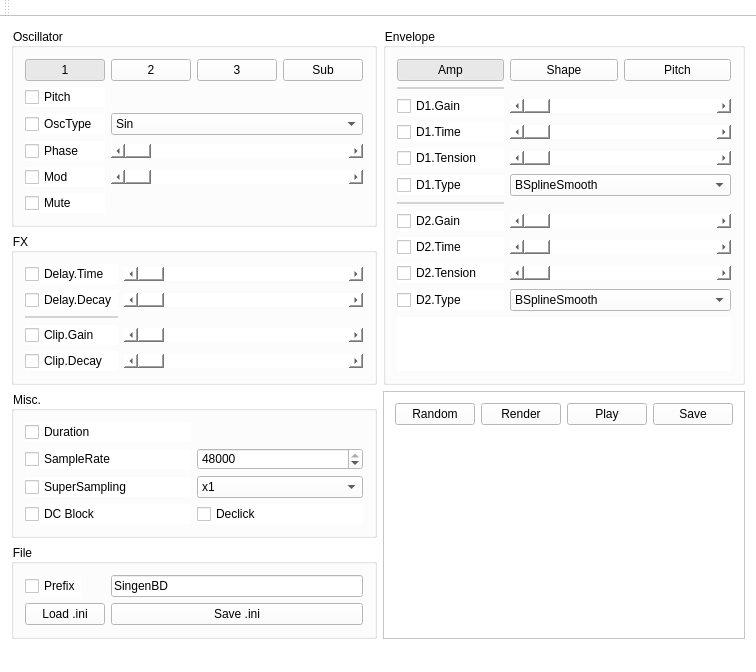
<?xml version="1.0" encoding="UTF-8"?>
<ui version="4.0">
 <class>MainWindow</class>
 <widget class="QMainWindow" name="MainWindow">
  <property name="geometry">
   <rect>
    <x>0</x>
    <y>0</y>
    <width>700</width>
    <height>585</height>
   </rect>
  </property>
  <property name="windowTitle">
   <string>SingenBD</string>
  </property>
  <property name="styleSheet">
   <string notr="true">background-color: rgb(255, 255, 255);</string>
  </property>
  <widget class="QWidget" name="centralWidget">
   <layout class="QGridLayout" name="gridLayout_2">
    <item row="4" column="0">
     <widget class="QGroupBox" name="groupBoxFile">
      <property name="sizePolicy">
       <sizepolicy hsizetype="Expanding" vsizetype="Preferred">
        <horstretch>0</horstretch>
        <verstretch>0</verstretch>
       </sizepolicy>
      </property>
      <property name="title">
       <string>File</string>
      </property>
      <layout class="QGridLayout" name="gridLayout_10">
       <item row="0" column="0">
        <widget class="QCheckBox" name="checkBoxFilePrefix">
         <property name="text">
          <string>Prefix</string>
         </property>
         <property name="checkable">
          <bool>true</bool>
         </property>
        </widget>
       </item>
       <item row="1" column="2">
        <widget class="QPushButton" name="pushButtonSaveIni">
         <property name="text">
          <string>Save .ini</string>
         </property>
        </widget>
       </item>
       <item row="1" column="0" colspan="2">
        <widget class="QPushButton" name="pushButtonLoadIni">
         <property name="sizePolicy">
          <sizepolicy hsizetype="Minimum" vsizetype="Fixed">
           <horstretch>0</horstretch>
           <verstretch>0</verstretch>
          </sizepolicy>
         </property>
         <property name="text">
          <string>Load .ini</string>
         </property>
        </widget>
       </item>
       <item row="0" column="2">
        <widget class="QLineEdit" name="lineEditFilePrefix">
         <property name="sizePolicy">
          <sizepolicy hsizetype="Expanding" vsizetype="Fixed">
           <horstretch>0</horstretch>
           <verstretch>0</verstretch>
          </sizepolicy>
         </property>
         <property name="text">
          <string>SingenBD</string>
         </property>
        </widget>
       </item>
      </layout>
     </widget>
    </item>
    <item row="3" column="0">
     <widget class="QGroupBox" name="groupBoxMisc">
      <property name="sizePolicy">
       <sizepolicy hsizetype="Expanding" vsizetype="Preferred">
        <horstretch>0</horstretch>
        <verstretch>0</verstretch>
       </sizepolicy>
      </property>
      <property name="title">
       <string>Misc.</string>
      </property>
      <layout class="QGridLayout" name="gridLayout_8">
       <item row="0" column="0">
        <widget class="QCheckBox" name="checkBoxDuration">
         <property name="text">
          <string>Duration</string>
         </property>
        </widget>
       </item>
       <item row="0" column="1">
        <widget class="Counter" name="counterDuration">
         <property name="sizePolicy">
          <sizepolicy hsizetype="Preferred" vsizetype="Fixed">
           <horstretch>0</horstretch>
           <verstretch>0</verstretch>
          </sizepolicy>
         </property>
         <property name="font">
          <font>
           <family>DejaVu Sans Mono</family>
           <pointsize>16</pointsize>
          </font>
         </property>
         <property name="focusPolicy">
          <enum>Qt::StrongFocus</enum>
         </property>
         <property name="contextMenuPolicy">
          <enum>Qt::ActionsContextMenu</enum>
         </property>
         <property name="Value">
          <double>0.160000000000000</double>
         </property>
         <property name="Minimum">
          <double>0.001000000000000</double>
         </property>
         <property name="Maximum">
          <double>4.000000000000000</double>
         </property>
         <property name="lowerDigits">
          <number>3</number>
         </property>
         <property name="upperDigits">
          <number>1</number>
         </property>
        </widget>
       </item>
       <item row="1" column="0">
        <widget class="QCheckBox" name="checkBoxSampleRate">
         <property name="text">
          <string>SampleRate</string>
         </property>
        </widget>
       </item>
       <item row="1" column="1">
        <widget class="QSpinBox" name="spinBoxSampleRate">
         <property name="minimum">
          <number>100</number>
         </property>
         <property name="maximum">
          <number>48000</number>
         </property>
         <property name="singleStep">
          <number>48000</number>
         </property>
         <property name="value">
          <number>48000</number>
         </property>
        </widget>
       </item>
       <item row="2" column="0">
        <widget class="QCheckBox" name="checkBoxSuperSampling">
         <property name="text">
          <string>SuperSampling</string>
         </property>
        </widget>
       </item>
       <item row="2" column="1">
        <widget class="QComboBox" name="comboBoxSuperSampling">
         <item>
          <property name="text">
           <string>x1</string>
          </property>
         </item>
         <item>
          <property name="text">
           <string>x8</string>
          </property>
         </item>
         <item>
          <property name="text">
           <string>x32</string>
          </property>
         </item>
         <item>
          <property name="text">
           <string>x128</string>
          </property>
         </item>
        </widget>
       </item>
       <item row="3" column="0">
        <widget class="QCheckBox" name="checkBoxDcBlock">
         <property name="text">
          <string>DC Block</string>
         </property>
        </widget>
       </item>
       <item row="3" column="1">
        <widget class="QCheckBox" name="checkBoxDeclick">
         <property name="text">
          <string>Declick</string>
         </property>
        </widget>
       </item>
      </layout>
     </widget>
    </item>
    <item row="3" column="1" rowspan="2">
     <widget class="QFrame" name="frameWaveform">
      <property name="sizePolicy">
       <sizepolicy hsizetype="Expanding" vsizetype="Preferred">
        <horstretch>0</horstretch>
        <verstretch>0</verstretch>
       </sizepolicy>
      </property>
      <property name="frameShape">
       <enum>QFrame::StyledPanel</enum>
      </property>
      <property name="frameShadow">
       <enum>QFrame::Plain</enum>
      </property>
      <property name="lineWidth">
       <number>2</number>
      </property>
      <layout class="QGridLayout" name="gridLayout">
       <item row="2" column="0" colspan="4">
        <widget class="Waveform" name="waveformMain">
         <property name="sizePolicy">
          <sizepolicy hsizetype="Preferred" vsizetype="Preferred">
           <horstretch>0</horstretch>
           <verstretch>0</verstretch>
          </sizepolicy>
         </property>
        </widget>
       </item>
       <item row="1" column="1">
        <widget class="QPushButton" name="pushButtonRender">
         <property name="text">
          <string>Render</string>
         </property>
        </widget>
       </item>
       <item row="1" column="2">
        <widget class="QPushButton" name="pushButtonPlay">
         <property name="text">
          <string>Play</string>
         </property>
        </widget>
       </item>
       <item row="1" column="3">
        <widget class="QPushButton" name="pushButtonSave">
         <property name="text">
          <string>Save</string>
         </property>
        </widget>
       </item>
       <item row="1" column="0">
        <widget class="QPushButton" name="pushButtonRandom">
         <property name="text">
          <string>Random</string>
         </property>
        </widget>
       </item>
      </layout>
     </widget>
    </item>
    <item row="0" column="0" rowspan="2">
     <widget class="QGroupBox" name="groupBoxOscillator">
      <property name="sizePolicy">
       <sizepolicy hsizetype="Expanding" vsizetype="Preferred">
        <horstretch>0</horstretch>
        <verstretch>0</verstretch>
       </sizepolicy>
      </property>
      <property name="title">
       <string>Oscillator</string>
      </property>
      <layout class="QGridLayout" name="gridLayout_4">
       <item row="3" column="0">
        <widget class="QCheckBox" name="checkBoxPhase">
         <property name="text">
          <string>Phase</string>
         </property>
        </widget>
       </item>
       <item row="0" column="0">
        <widget class="QPushButton" name="pushButtonOscillator1">
         <property name="contextMenuPolicy">
          <enum>Qt::ActionsContextMenu</enum>
         </property>
         <property name="text">
          <string>1</string>
         </property>
         <property name="checkable">
          <bool>true</bool>
         </property>
         <property name="checked">
          <bool>true</bool>
         </property>
         <property name="autoExclusive">
          <bool>true</bool>
         </property>
        </widget>
       </item>
       <item row="0" column="1">
        <widget class="QPushButton" name="pushButtonOscillator2">
         <property name="contextMenuPolicy">
          <enum>Qt::ActionsContextMenu</enum>
         </property>
         <property name="text">
          <string>2</string>
         </property>
         <property name="checkable">
          <bool>true</bool>
         </property>
         <property name="autoExclusive">
          <bool>true</bool>
         </property>
        </widget>
       </item>
       <item row="0" column="2">
        <widget class="QPushButton" name="pushButtonOscillator3">
         <property name="contextMenuPolicy">
          <enum>Qt::ActionsContextMenu</enum>
         </property>
         <property name="text">
          <string>3</string>
         </property>
         <property name="checkable">
          <bool>true</bool>
         </property>
         <property name="autoExclusive">
          <bool>true</bool>
         </property>
        </widget>
       </item>
       <item row="1" column="0">
        <widget class="QCheckBox" name="checkBoxPitch">
         <property name="text">
          <string>Pitch</string>
         </property>
        </widget>
       </item>
       <item row="4" column="0">
        <widget class="QCheckBox" name="checkBoxModulation">
         <property name="text">
          <string>Mod</string>
         </property>
        </widget>
       </item>
       <item row="2" column="0">
        <widget class="QCheckBox" name="checkBoxOscType">
         <property name="text">
          <string>OscType</string>
         </property>
        </widget>
       </item>
       <item row="1" column="1" colspan="3">
        <widget class="Counter" name="counterPitch">
         <property name="sizePolicy">
          <sizepolicy hsizetype="Preferred" vsizetype="Fixed">
           <horstretch>0</horstretch>
           <verstretch>0</verstretch>
          </sizepolicy>
         </property>
         <property name="font">
          <font>
           <family>DejaVu Sans Mono</family>
           <pointsize>16</pointsize>
          </font>
         </property>
         <property name="focusPolicy">
          <enum>Qt::StrongFocus</enum>
         </property>
         <property name="contextMenuPolicy">
          <enum>Qt::ActionsContextMenu</enum>
         </property>
         <property name="Maximum">
          <double>128.000000000000000</double>
         </property>
         <property name="upperDigits">
          <number>3</number>
         </property>
        </widget>
       </item>
       <item row="4" column="1" colspan="3">
        <widget class="QScrollBar" name="horizontalScrollBarMod">
         <property name="sizePolicy">
          <sizepolicy hsizetype="Expanding" vsizetype="Fixed">
           <horstretch>0</horstretch>
           <verstretch>0</verstretch>
          </sizepolicy>
         </property>
         <property name="focusPolicy">
          <enum>Qt::StrongFocus</enum>
         </property>
         <property name="contextMenuPolicy">
          <enum>Qt::ActionsContextMenu</enum>
         </property>
         <property name="maximum">
          <number>255</number>
         </property>
         <property name="pageStep">
          <number>1</number>
         </property>
         <property name="orientation">
          <enum>Qt::Horizontal</enum>
         </property>
        </widget>
       </item>
       <item row="2" column="1" colspan="3">
        <widget class="QComboBox" name="comboBoxOscType">
         <item>
          <property name="text">
           <string>Sin</string>
          </property>
         </item>
         <item>
          <property name="text">
           <string>Saw</string>
          </property>
         </item>
         <item>
          <property name="text">
           <string>Square</string>
          </property>
         </item>
        </widget>
       </item>
       <item row="3" column="1" colspan="3">
        <widget class="QScrollBar" name="horizontalScrollBarPhase">
         <property name="sizePolicy">
          <sizepolicy hsizetype="Expanding" vsizetype="Fixed">
           <horstretch>0</horstretch>
           <verstretch>0</verstretch>
          </sizepolicy>
         </property>
         <property name="minimumSize">
          <size>
           <width>0</width>
           <height>0</height>
          </size>
         </property>
         <property name="focusPolicy">
          <enum>Qt::StrongFocus</enum>
         </property>
         <property name="contextMenuPolicy">
          <enum>Qt::ActionsContextMenu</enum>
         </property>
         <property name="maximum">
          <number>255</number>
         </property>
         <property name="pageStep">
          <number>1</number>
         </property>
         <property name="orientation">
          <enum>Qt::Horizontal</enum>
         </property>
         <property name="invertedControls">
          <bool>true</bool>
         </property>
        </widget>
       </item>
       <item row="5" column="0">
        <widget class="QCheckBox" name="checkBoxMute">
         <property name="text">
          <string>Mute</string>
         </property>
        </widget>
       </item>
       <item row="0" column="3">
        <widget class="QPushButton" name="pushButtonOscillatorSub">
         <property name="text">
          <string>Sub</string>
         </property>
         <property name="checkable">
          <bool>true</bool>
         </property>
         <property name="autoExclusive">
          <bool>true</bool>
         </property>
        </widget>
       </item>
      </layout>
     </widget>
    </item>
    <item row="2" column="0">
     <widget class="QGroupBox" name="groupBox">
      <property name="title">
       <string>FX</string>
      </property>
      <layout class="QGridLayout" name="gridLayout_3">
       <item row="0" column="0">
        <widget class="QCheckBox" name="checkBoxDelayTime">
         <property name="text">
          <string>Delay.Time</string>
         </property>
        </widget>
       </item>
       <item row="0" column="1">
        <widget class="QScrollBar" name="horizontalScrollBarDelayTime">
         <property name="sizePolicy">
          <sizepolicy hsizetype="Expanding" vsizetype="Fixed">
           <horstretch>0</horstretch>
           <verstretch>0</verstretch>
          </sizepolicy>
         </property>
         <property name="minimumSize">
          <size>
           <width>0</width>
           <height>0</height>
          </size>
         </property>
         <property name="focusPolicy">
          <enum>Qt::StrongFocus</enum>
         </property>
         <property name="contextMenuPolicy">
          <enum>Qt::ActionsContextMenu</enum>
         </property>
         <property name="maximum">
          <number>65535</number>
         </property>
         <property name="pageStep">
          <number>1</number>
         </property>
         <property name="orientation">
          <enum>Qt::Horizontal</enum>
         </property>
         <property name="invertedControls">
          <bool>true</bool>
         </property>
        </widget>
       </item>
       <item row="1" column="0">
        <widget class="QCheckBox" name="checkBoxDelayDecay">
         <property name="text">
          <string>Delay.Decay</string>
         </property>
        </widget>
       </item>
       <item row="1" column="1">
        <widget class="QScrollBar" name="horizontalScrollBarDelayDecay">
         <property name="sizePolicy">
          <sizepolicy hsizetype="Expanding" vsizetype="Fixed">
           <horstretch>0</horstretch>
           <verstretch>0</verstretch>
          </sizepolicy>
         </property>
         <property name="minimumSize">
          <size>
           <width>0</width>
           <height>0</height>
          </size>
         </property>
         <property name="focusPolicy">
          <enum>Qt::StrongFocus</enum>
         </property>
         <property name="contextMenuPolicy">
          <enum>Qt::ActionsContextMenu</enum>
         </property>
         <property name="maximum">
          <number>255</number>
         </property>
         <property name="pageStep">
          <number>1</number>
         </property>
         <property name="orientation">
          <enum>Qt::Horizontal</enum>
         </property>
         <property name="invertedControls">
          <bool>true</bool>
         </property>
        </widget>
       </item>
       <item row="2" column="0">
        <widget class="Line" name="line_5">
         <property name="styleSheet">
          <string notr="true">color: rgb(212, 212, 212);</string>
         </property>
         <property name="frameShadow">
          <enum>QFrame::Plain</enum>
         </property>
         <property name="lineWidth">
          <number>2</number>
         </property>
         <property name="orientation">
          <enum>Qt::Horizontal</enum>
         </property>
        </widget>
       </item>
       <item row="3" column="0">
        <widget class="QCheckBox" name="checkBoxClipGain">
         <property name="text">
          <string>Clip.Gain</string>
         </property>
        </widget>
       </item>
       <item row="3" column="1">
        <widget class="QScrollBar" name="horizontalScrollBarClipGain">
         <property name="sizePolicy">
          <sizepolicy hsizetype="Expanding" vsizetype="Fixed">
           <horstretch>0</horstretch>
           <verstretch>0</verstretch>
          </sizepolicy>
         </property>
         <property name="minimumSize">
          <size>
           <width>0</width>
           <height>0</height>
          </size>
         </property>
         <property name="focusPolicy">
          <enum>Qt::StrongFocus</enum>
         </property>
         <property name="contextMenuPolicy">
          <enum>Qt::ActionsContextMenu</enum>
         </property>
         <property name="maximum">
          <number>255</number>
         </property>
         <property name="pageStep">
          <number>1</number>
         </property>
         <property name="orientation">
          <enum>Qt::Horizontal</enum>
         </property>
         <property name="invertedControls">
          <bool>true</bool>
         </property>
        </widget>
       </item>
       <item row="4" column="0">
        <widget class="QCheckBox" name="checkBoxClipDecay">
         <property name="text">
          <string>Clip.Decay</string>
         </property>
        </widget>
       </item>
       <item row="4" column="1">
        <widget class="QScrollBar" name="horizontalScrollBarClipDecay">
         <property name="sizePolicy">
          <sizepolicy hsizetype="Expanding" vsizetype="Fixed">
           <horstretch>0</horstretch>
           <verstretch>0</verstretch>
          </sizepolicy>
         </property>
         <property name="minimumSize">
          <size>
           <width>0</width>
           <height>0</height>
          </size>
         </property>
         <property name="focusPolicy">
          <enum>Qt::StrongFocus</enum>
         </property>
         <property name="contextMenuPolicy">
          <enum>Qt::ActionsContextMenu</enum>
         </property>
         <property name="maximum">
          <number>255</number>
         </property>
         <property name="pageStep">
          <number>1</number>
         </property>
         <property name="orientation">
          <enum>Qt::Horizontal</enum>
         </property>
         <property name="invertedControls">
          <bool>true</bool>
         </property>
        </widget>
       </item>
      </layout>
     </widget>
    </item>
    <item row="0" column="1" rowspan="3">
     <widget class="QGroupBox" name="groupBoxEnvelope">
      <property name="sizePolicy">
       <sizepolicy hsizetype="Expanding" vsizetype="Preferred">
        <horstretch>0</horstretch>
        <verstretch>0</verstretch>
       </sizepolicy>
      </property>
      <property name="title">
       <string>Envelope</string>
      </property>
      <layout class="QGridLayout" name="gridLayout_7">
       <item row="7" column="0">
        <widget class="Line" name="line_4">
         <property name="styleSheet">
          <string notr="true">color: rgb(212, 212, 212);</string>
         </property>
         <property name="frameShadow">
          <enum>QFrame::Plain</enum>
         </property>
         <property name="lineWidth">
          <number>2</number>
         </property>
         <property name="orientation">
          <enum>Qt::Horizontal</enum>
         </property>
        </widget>
       </item>
       <item row="8" column="1" colspan="2">
        <widget class="QScrollBar" name="horizontalScrollBarD2Gain">
         <property name="sizePolicy">
          <sizepolicy hsizetype="Expanding" vsizetype="Fixed">
           <horstretch>0</horstretch>
           <verstretch>0</verstretch>
          </sizepolicy>
         </property>
         <property name="focusPolicy">
          <enum>Qt::StrongFocus</enum>
         </property>
         <property name="contextMenuPolicy">
          <enum>Qt::ActionsContextMenu</enum>
         </property>
         <property name="maximum">
          <number>255</number>
         </property>
         <property name="pageStep">
          <number>1</number>
         </property>
         <property name="orientation">
          <enum>Qt::Horizontal</enum>
         </property>
         <property name="invertedControls">
          <bool>true</bool>
         </property>
        </widget>
       </item>
       <item row="14" column="0" colspan="3">
        <widget class="Waveform" name="waveformEnvelope">
         <property name="enabled">
          <bool>true</bool>
         </property>
         <property name="sizePolicy">
          <sizepolicy hsizetype="Preferred" vsizetype="Expanding">
           <horstretch>0</horstretch>
           <verstretch>0</verstretch>
          </sizepolicy>
         </property>
         <property name="minimumSize">
          <size>
           <width>0</width>
           <height>50</height>
          </size>
         </property>
         <property name="displaySampleNumber">
          <bool>false</bool>
         </property>
         <property name="zoom">
          <bool>false</bool>
         </property>
         <property name="upperHalf">
          <bool>true</bool>
         </property>
        </widget>
       </item>
       <item row="6" column="0">
        <widget class="QCheckBox" name="checkBoxD1Type">
         <property name="text">
          <string>D1.Type</string>
         </property>
        </widget>
       </item>
       <item row="2" column="1" colspan="2">
        <widget class="QScrollBar" name="horizontalScrollBarD1Gain">
         <property name="sizePolicy">
          <sizepolicy hsizetype="Expanding" vsizetype="Fixed">
           <horstretch>0</horstretch>
           <verstretch>0</verstretch>
          </sizepolicy>
         </property>
         <property name="minimumSize">
          <size>
           <width>0</width>
           <height>0</height>
          </size>
         </property>
         <property name="focusPolicy">
          <enum>Qt::StrongFocus</enum>
         </property>
         <property name="contextMenuPolicy">
          <enum>Qt::ActionsContextMenu</enum>
         </property>
         <property name="maximum">
          <number>255</number>
         </property>
         <property name="pageStep">
          <number>1</number>
         </property>
         <property name="orientation">
          <enum>Qt::Horizontal</enum>
         </property>
         <property name="invertedControls">
          <bool>true</bool>
         </property>
        </widget>
       </item>
       <item row="6" column="1" colspan="2">
        <widget class="QComboBox" name="comboBoxD1Type">
         <item>
          <property name="text">
           <string>BSplineSmooth</string>
          </property>
         </item>
         <item>
          <property name="text">
           <string>BSpline</string>
          </property>
         </item>
         <item>
          <property name="text">
           <string>Exponential</string>
          </property>
         </item>
         <item>
          <property name="text">
           <string>Linear</string>
          </property>
         </item>
        </widget>
       </item>
       <item row="0" column="1">
        <widget class="QPushButton" name="pushButtonEnvelopeShape">
         <property name="contextMenuPolicy">
          <enum>Qt::ActionsContextMenu</enum>
         </property>
         <property name="text">
          <string>Shape</string>
         </property>
         <property name="checkable">
          <bool>true</bool>
         </property>
         <property name="autoExclusive">
          <bool>true</bool>
         </property>
        </widget>
       </item>
       <item row="2" column="0">
        <widget class="QCheckBox" name="checkBoxD1Gain">
         <property name="text">
          <string>D1.Gain</string>
         </property>
        </widget>
       </item>
       <item row="5" column="1" colspan="2">
        <widget class="QScrollBar" name="horizontalScrollBarD1Tension">
         <property name="sizePolicy">
          <sizepolicy hsizetype="Expanding" vsizetype="Fixed">
           <horstretch>0</horstretch>
           <verstretch>0</verstretch>
          </sizepolicy>
         </property>
         <property name="focusPolicy">
          <enum>Qt::StrongFocus</enum>
         </property>
         <property name="contextMenuPolicy">
          <enum>Qt::ActionsContextMenu</enum>
         </property>
         <property name="maximum">
          <number>255</number>
         </property>
         <property name="pageStep">
          <number>1</number>
         </property>
         <property name="orientation">
          <enum>Qt::Horizontal</enum>
         </property>
         <property name="invertedControls">
          <bool>true</bool>
         </property>
        </widget>
       </item>
       <item row="13" column="1" colspan="2">
        <widget class="QComboBox" name="comboBoxD2Type">
         <item>
          <property name="text">
           <string>BSplineSmooth</string>
          </property>
         </item>
         <item>
          <property name="text">
           <string>BSpline</string>
          </property>
         </item>
         <item>
          <property name="text">
           <string>Exponential</string>
          </property>
         </item>
         <item>
          <property name="text">
           <string>Linear</string>
          </property>
         </item>
        </widget>
       </item>
       <item row="4" column="0">
        <widget class="QCheckBox" name="checkBoxD1Time">
         <property name="text">
          <string>D1.Time</string>
         </property>
        </widget>
       </item>
       <item row="0" column="0">
        <widget class="QPushButton" name="pushButtonEnvelopeAmp">
         <property name="contextMenuPolicy">
          <enum>Qt::ActionsContextMenu</enum>
         </property>
         <property name="text">
          <string>Amp</string>
         </property>
         <property name="checkable">
          <bool>true</bool>
         </property>
         <property name="checked">
          <bool>true</bool>
         </property>
         <property name="autoExclusive">
          <bool>true</bool>
         </property>
        </widget>
       </item>
       <item row="10" column="1" colspan="2">
        <widget class="QScrollBar" name="horizontalScrollBarD2Time">
         <property name="sizePolicy">
          <sizepolicy hsizetype="Expanding" vsizetype="Fixed">
           <horstretch>0</horstretch>
           <verstretch>0</verstretch>
          </sizepolicy>
         </property>
         <property name="focusPolicy">
          <enum>Qt::StrongFocus</enum>
         </property>
         <property name="contextMenuPolicy">
          <enum>Qt::ActionsContextMenu</enum>
         </property>
         <property name="maximum">
          <number>255</number>
         </property>
         <property name="pageStep">
          <number>1</number>
         </property>
         <property name="orientation">
          <enum>Qt::Horizontal</enum>
         </property>
         <property name="invertedControls">
          <bool>true</bool>
         </property>
        </widget>
       </item>
       <item row="11" column="1" colspan="2">
        <widget class="QScrollBar" name="horizontalScrollBarD2Tension">
         <property name="sizePolicy">
          <sizepolicy hsizetype="Expanding" vsizetype="Fixed">
           <horstretch>0</horstretch>
           <verstretch>0</verstretch>
          </sizepolicy>
         </property>
         <property name="focusPolicy">
          <enum>Qt::StrongFocus</enum>
         </property>
         <property name="contextMenuPolicy">
          <enum>Qt::ActionsContextMenu</enum>
         </property>
         <property name="maximum">
          <number>255</number>
         </property>
         <property name="pageStep">
          <number>1</number>
         </property>
         <property name="orientation">
          <enum>Qt::Horizontal</enum>
         </property>
         <property name="invertedControls">
          <bool>true</bool>
         </property>
        </widget>
       </item>
       <item row="4" column="1" colspan="2">
        <widget class="QScrollBar" name="horizontalScrollBarD1Time">
         <property name="sizePolicy">
          <sizepolicy hsizetype="Expanding" vsizetype="Fixed">
           <horstretch>0</horstretch>
           <verstretch>0</verstretch>
          </sizepolicy>
         </property>
         <property name="focusPolicy">
          <enum>Qt::StrongFocus</enum>
         </property>
         <property name="contextMenuPolicy">
          <enum>Qt::ActionsContextMenu</enum>
         </property>
         <property name="maximum">
          <number>255</number>
         </property>
         <property name="pageStep">
          <number>1</number>
         </property>
         <property name="orientation">
          <enum>Qt::Horizontal</enum>
         </property>
         <property name="invertedControls">
          <bool>true</bool>
         </property>
        </widget>
       </item>
       <item row="5" column="0">
        <widget class="QCheckBox" name="checkBoxD1Tension">
         <property name="text">
          <string>D1.Tension</string>
         </property>
        </widget>
       </item>
       <item row="1" column="0">
        <widget class="Line" name="line_2">
         <property name="styleSheet">
          <string notr="true">color: rgb(212, 212, 212);</string>
         </property>
         <property name="frameShadow">
          <enum>QFrame::Plain</enum>
         </property>
         <property name="lineWidth">
          <number>2</number>
         </property>
         <property name="orientation">
          <enum>Qt::Horizontal</enum>
         </property>
        </widget>
       </item>
       <item row="0" column="2">
        <widget class="QPushButton" name="pushButtonEnvelopePitch">
         <property name="contextMenuPolicy">
          <enum>Qt::ActionsContextMenu</enum>
         </property>
         <property name="text">
          <string>Pitch</string>
         </property>
         <property name="checkable">
          <bool>true</bool>
         </property>
         <property name="autoExclusive">
          <bool>true</bool>
         </property>
        </widget>
       </item>
       <item row="8" column="0">
        <widget class="QCheckBox" name="checkBoxD2Gain">
         <property name="text">
          <string>D2.Gain</string>
         </property>
        </widget>
       </item>
       <item row="10" column="0">
        <widget class="QCheckBox" name="checkBoxD2Time">
         <property name="text">
          <string>D2.Time</string>
         </property>
        </widget>
       </item>
       <item row="11" column="0">
        <widget class="QCheckBox" name="checkBoxD2Tension">
         <property name="text">
          <string>D2.Tension</string>
         </property>
        </widget>
       </item>
       <item row="13" column="0">
        <widget class="QCheckBox" name="checkBoxD2Type">
         <property name="enabled">
          <bool>true</bool>
         </property>
         <property name="text">
          <string>D2.Type</string>
         </property>
         <property name="checkable">
          <bool>true</bool>
         </property>
        </widget>
       </item>
      </layout>
     </widget>
    </item>
   </layout>
  </widget>
  <widget class="QToolBar" name="mainToolBar">
   <attribute name="toolBarArea">
    <enum>TopToolBarArea</enum>
   </attribute>
   <attribute name="toolBarBreak">
    <bool>false</bool>
   </attribute>
  </widget>
  <widget class="QStatusBar" name="statusBar"/>
  <action name="actionCopyValue">
   <property name="text">
    <string>CopyValue</string>
   </property>
  </action>
  <action name="actionPasteValue">
   <property name="text">
    <string>PasteValue</string>
   </property>
  </action>
  <action name="actionCopyOscillator">
   <property name="text">
    <string>CopyOscillator</string>
   </property>
  </action>
  <action name="actionPasteOscillator">
   <property name="text">
    <string>PasteOscillator</string>
   </property>
  </action>
  <action name="actionCopyEnvelope">
   <property name="text">
    <string>CopyEnvelope</string>
   </property>
  </action>
  <action name="actionPasteEnvelope">
   <property name="text">
    <string>PasteEnvelope</string>
   </property>
  </action>
 </widget>
 <layoutdefault spacing="6" margin="11"/>
 <customwidgets>
  <customwidget>
   <class>Counter</class>
   <extends>QWidget</extends>
   <header>counter.h</header>
  </customwidget>
  <customwidget>
   <class>Waveform</class>
   <extends>QWidget</extends>
   <header>waveform.h</header>
  </customwidget>
 </customwidgets>
 <resources/>
 <connections/>
</ui>
